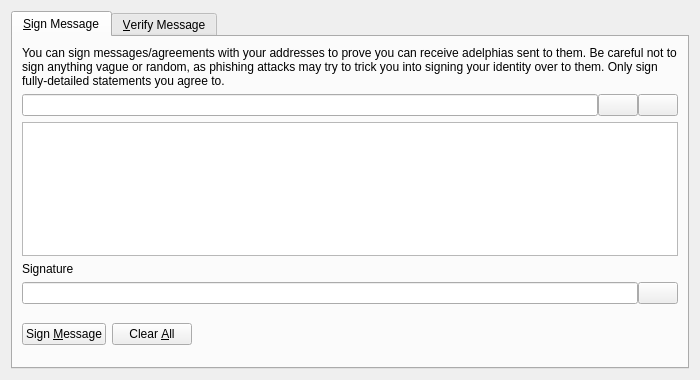
<?xml version="1.0" encoding="UTF-8"?>
<ui version="4.0">
 <class>SignVerifyMessageDialog</class>
 <widget class="QDialog" name="SignVerifyMessageDialog">
  <property name="geometry">
   <rect>
    <x>0</x>
    <y>0</y>
    <width>700</width>
    <height>380</height>
   </rect>
  </property>
  <property name="windowTitle">
   <string>Signatures - Sign / Verify a Message</string>
  </property>
  <property name="modal">
   <bool>true</bool>
  </property>
  <layout class="QVBoxLayout" name="verticalLayout">
   <item>
    <widget class="QTabWidget" name="tabWidget">
     <property name="currentIndex">
      <number>0</number>
     </property>
     <widget class="QWidget" name="tabSignMessage">
      <attribute name="title">
       <string>&amp;Sign Message</string>
      </attribute>
      <layout class="QVBoxLayout" name="verticalLayout_SM">
       <item>
        <widget class="QLabel" name="infoLabel_SM">
         <property name="text">
          <string>You can sign messages/agreements with your addresses to prove you can receive adelphias sent to them. Be careful not to sign anything vague or random, as phishing attacks may try to trick you into signing your identity over to them. Only sign fully-detailed statements you agree to.</string>
         </property>
         <property name="textFormat">
          <enum>Qt::PlainText</enum>
         </property>
         <property name="wordWrap">
          <bool>true</bool>
         </property>
        </widget>
       </item>
       <item>
        <layout class="QHBoxLayout" name="horizontalLayout_1_SM">
         <property name="spacing">
          <number>0</number>
         </property>
         <item>
          <widget class="QValidatedLineEdit" name="addressIn_SM">
           <property name="toolTip">
            <string>The Adelphia address to sign the message with</string>
           </property>
          </widget>
         </item>
         <item>
          <widget class="QPushButton" name="addressBookButton_SM">
           <property name="toolTip">
            <string>Choose previously used address</string>
           </property>
           <property name="text">
            <string/>
           </property>
           <property name="icon">
            <iconset resource="../bitcoin.qrc">
             <normaloff>:/icons/address-book</normaloff>:/icons/address-book</iconset>
           </property>
           <property name="shortcut">
            <string>Alt+A</string>
           </property>
           <property name="autoDefault">
            <bool>false</bool>
           </property>
          </widget>
         </item>
         <item>
          <widget class="QPushButton" name="pasteButton_SM">
           <property name="toolTip">
            <string>Paste address from clipboard</string>
           </property>
           <property name="text">
            <string/>
           </property>
           <property name="icon">
            <iconset resource="../bitcoin.qrc">
             <normaloff>:/icons/editpaste</normaloff>:/icons/editpaste</iconset>
           </property>
           <property name="shortcut">
            <string>Alt+P</string>
           </property>
           <property name="autoDefault">
            <bool>false</bool>
           </property>
          </widget>
         </item>
        </layout>
       </item>
       <item>
        <widget class="QPlainTextEdit" name="messageIn_SM">
         <property name="toolTip">
          <string>Enter the message you want to sign here</string>
         </property>
        </widget>
       </item>
       <item>
        <widget class="QLabel" name="signatureLabel_SM">
         <property name="text">
          <string>Signature</string>
         </property>
         <property name="textFormat">
          <enum>Qt::PlainText</enum>
         </property>
        </widget>
       </item>
       <item>
        <layout class="QHBoxLayout" name="horizontalLayout_2_SM">
         <property name="spacing">
          <number>0</number>
         </property>
         <item>
          <widget class="QLineEdit" name="signatureOut_SM">
           <property name="font">
            <font>
             <italic>true</italic>
            </font>
           </property>
           <property name="readOnly">
            <bool>true</bool>
           </property>
          </widget>
         </item>
         <item>
          <widget class="QPushButton" name="copySignatureButton_SM">
           <property name="toolTip">
            <string>Copy the current signature to the system clipboard</string>
           </property>
           <property name="text">
            <string/>
           </property>
           <property name="icon">
            <iconset resource="../bitcoin.qrc">
             <normaloff>:/icons/editcopy</normaloff>:/icons/editcopy</iconset>
           </property>
           <property name="autoDefault">
            <bool>false</bool>
           </property>
          </widget>
         </item>
        </layout>
       </item>
       <item>
        <layout class="QHBoxLayout" name="horizontalLayout_3_SM">
         <item>
          <widget class="QPushButton" name="signMessageButton_SM">
           <property name="toolTip">
            <string>Sign the message to prove you own this Adelphia address</string>
           </property>
           <property name="text">
            <string>Sign &amp;Message</string>
           </property>
           <property name="icon">
            <iconset resource="../bitcoin.qrc">
             <normaloff>:/icons/edit</normaloff>:/icons/edit</iconset>
           </property>
           <property name="autoDefault">
            <bool>false</bool>
           </property>
          </widget>
         </item>
         <item>
          <widget class="QPushButton" name="clearButton_SM">
           <property name="toolTip">
            <string>Reset all sign message fields</string>
           </property>
           <property name="text">
            <string>Clear &amp;All</string>
           </property>
           <property name="icon">
            <iconset resource="../bitcoin.qrc">
             <normaloff>:/icons/remove</normaloff>:/icons/remove</iconset>
           </property>
           <property name="autoDefault">
            <bool>false</bool>
           </property>
          </widget>
         </item>
         <item>
          <spacer name="horizontalSpacer_1_SM">
           <property name="orientation">
            <enum>Qt::Horizontal</enum>
           </property>
           <property name="sizeHint" stdset="0">
            <size>
             <width>40</width>
             <height>48</height>
            </size>
           </property>
          </spacer>
         </item>
         <item>
          <widget class="QLabel" name="statusLabel_SM">
           <property name="font">
            <font>
             <weight>75</weight>
             <bold>true</bold>
            </font>
           </property>
           <property name="text">
            <string/>
           </property>
           <property name="wordWrap">
            <bool>true</bool>
           </property>
          </widget>
         </item>
         <item>
          <spacer name="horizontalSpacer_2_SM">
           <property name="orientation">
            <enum>Qt::Horizontal</enum>
           </property>
           <property name="sizeHint" stdset="0">
            <size>
             <width>40</width>
             <height>48</height>
            </size>
           </property>
          </spacer>
         </item>
        </layout>
       </item>
      </layout>
     </widget>
     <widget class="QWidget" name="tabVerifyMessage">
      <attribute name="title">
       <string>&amp;Verify Message</string>
      </attribute>
      <layout class="QVBoxLayout" name="verticalLayout_VM">
       <item>
        <widget class="QLabel" name="infoLabel_VM">
         <property name="text">
          <string>Enter the receiver's address, message (ensure you copy line breaks, spaces, tabs, etc. exactly) and signature below to verify the message. Be careful not to read more into the signature than what is in the signed message itself, to avoid being tricked by a man-in-the-middle attack. Note that this only proves the signing party receives with the address, it cannot prove sendership of any transaction!</string>
         </property>
         <property name="textFormat">
          <enum>Qt::PlainText</enum>
         </property>
         <property name="alignment">
          <set>Qt::AlignLeading|Qt::AlignLeft|Qt::AlignTop</set>
         </property>
         <property name="wordWrap">
          <bool>true</bool>
         </property>
        </widget>
       </item>
       <item>
        <layout class="QHBoxLayout" name="horizontalLayout_1_VM">
         <property name="spacing">
          <number>0</number>
         </property>
         <item>
          <widget class="QValidatedLineEdit" name="addressIn_VM">
           <property name="toolTip">
            <string>The Adelphia address the message was signed with</string>
           </property>
          </widget>
         </item>
         <item>
          <widget class="QPushButton" name="addressBookButton_VM">
           <property name="toolTip">
            <string>Choose previously used address</string>
           </property>
           <property name="text">
            <string/>
           </property>
           <property name="icon">
            <iconset resource="../bitcoin.qrc">
             <normaloff>:/icons/address-book</normaloff>:/icons/address-book</iconset>
           </property>
           <property name="shortcut">
            <string>Alt+A</string>
           </property>
           <property name="autoDefault">
            <bool>false</bool>
           </property>
          </widget>
         </item>
        </layout>
       </item>
       <item>
        <widget class="QPlainTextEdit" name="messageIn_VM"/>
       </item>
       <item>
        <widget class="QValidatedLineEdit" name="signatureIn_VM"/>
       </item>
       <item>
        <layout class="QHBoxLayout" name="horizontalLayout_2_VM">
         <item>
          <widget class="QPushButton" name="verifyMessageButton_VM">
           <property name="toolTip">
            <string>Verify the message to ensure it was signed with the specified Adelphia address</string>
           </property>
           <property name="text">
            <string>Verify &amp;Message</string>
           </property>
           <property name="icon">
            <iconset resource="../bitcoin.qrc">
             <normaloff>:/icons/transaction_0</normaloff>:/icons/transaction_0</iconset>
           </property>
           <property name="autoDefault">
            <bool>false</bool>
           </property>
          </widget>
         </item>
         <item>
          <widget class="QPushButton" name="clearButton_VM">
           <property name="toolTip">
            <string>Reset all verify message fields</string>
           </property>
           <property name="text">
            <string>Clear &amp;All</string>
           </property>
           <property name="icon">
            <iconset resource="../bitcoin.qrc">
             <normaloff>:/icons/remove</normaloff>:/icons/remove</iconset>
           </property>
           <property name="autoDefault">
            <bool>false</bool>
           </property>
          </widget>
         </item>
         <item>
          <spacer name="horizontalSpacer_1_VM">
           <property name="orientation">
            <enum>Qt::Horizontal</enum>
           </property>
           <property name="sizeHint" stdset="0">
            <size>
             <width>40</width>
             <height>48</height>
            </size>
           </property>
          </spacer>
         </item>
         <item>
          <widget class="QLabel" name="statusLabel_VM">
           <property name="font">
            <font>
             <weight>75</weight>
             <bold>true</bold>
            </font>
           </property>
           <property name="text">
            <string/>
           </property>
           <property name="wordWrap">
            <bool>true</bool>
           </property>
          </widget>
         </item>
         <item>
          <spacer name="horizontalSpacer_2_VM">
           <property name="orientation">
            <enum>Qt::Horizontal</enum>
           </property>
           <property name="sizeHint" stdset="0">
            <size>
             <width>40</width>
             <height>48</height>
            </size>
           </property>
          </spacer>
         </item>
        </layout>
       </item>
      </layout>
     </widget>
    </widget>
   </item>
  </layout>
 </widget>
 <customwidgets>
  <customwidget>
   <class>QValidatedLineEdit</class>
   <extends>QLineEdit</extends>
   <header>qt/qvalidatedlineedit.h</header>
  </customwidget>
 </customwidgets>
 <resources>
  <include location="../bitcoin.qrc"/>
 </resources>
 <connections/>
</ui>
